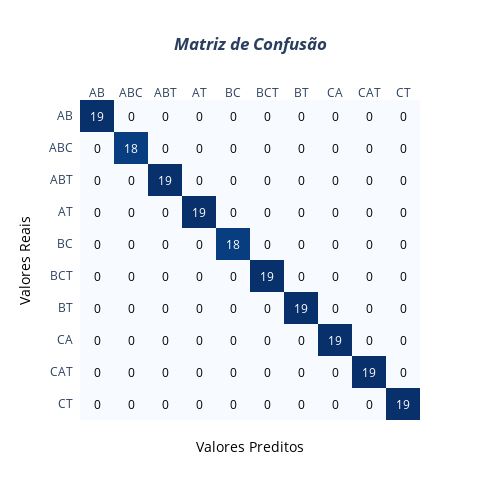

Here is the notebook cell this chart was saved with:
### Code cell
import plotly.figure_factory as ff

data = {'Real':    y_val,
        'Predito': y_pred}
df = pd.DataFrame(data, columns=['Real','Predito'])
confusion_matrix = pd.crosstab(df['Real'], df['Predito'], rownames=['Real'], colnames=['Predito'], margins = True)
cm = confusion_matrix.drop('All', axis=1).drop('All', axis=0)

c = cm.values[::-1]
x = list(cm.index)
y = x[::-1]
c_text = [[str(y) for y in x] for x in c]

fig = ff.create_annotated_heatmap(c, x=x, y=y, annotation_text=c_text, colorscale='blues')

# add title
fig.update_layout(title_text='<i><b>Matriz de Confusão</b></i>',
                  #xaxis = dict(title='Valores Preditos'),
                  #yaxis = dict(title='Valores Reais')
                  title_x=0.5,
                  autosize=False,
                  width=500,
                  height=500,
                 )

# add custom xaxis title
fig.add_annotation(dict(font=dict(color="black",size=14),
                        x=0.5,
                        y=-0.12,
                        showarrow=False,
                        text="Valores Preditos",
                        xref="paper",
                        yref="paper"))

fig.add_annotation(dict(font=dict(color="black",size=14),
                        x=-0.2,
                        y=0.5,
                        textangle=270,
                        showarrow=False,
                        text="Valores Reais",
                        xref="paper",
                        yref="paper"))
fig.write_image("fig1.svg")
fig.show()

### Figure 1 — Plotly figure (JSON) as saved in the notebook; plotly's stock layout.template omitted (floating-point values rounded to 4 significant figures)
{"data": [{"colorscale": [[0, "rgb(247,251,255)"], [0.125, "rgb(222,235,247)"], [0.25, "rgb(198,219,239)"], [0.375, "rgb(158,202,225)"], [0.5, "rgb(107,174,214)"], [0.625, "rgb(66,146,198)"], [0.75, "rgb(33,113,181)"], [0.875, "rgb(8,81,156)"], [1, "rgb(8,48,107)"]], "reversescale": false, "showscale": false, "type": "heatmap", "x": ["AB", "ABC", "ABT", "AT", "BC", "BCT", "BT", "CA", "CAT", "CT"], "y": ["CT", "CAT", "CA", "BT", "BCT", "BC", "AT", "ABT", "ABC", "AB"], "z": [[0, 0, 0, 0, 0, 0, 0, 0, 0, 19], [0, 0, 0, 0, 0, 0, 0, 0, 19, 0], [0, 0, 0, 0, 0, 0, 0, 19, 0, 0], [0, 0, 0, 0, 0, 0, 19, 0, 0, 0], [0, 0, 0, 0, 0, 19, 0, 0, 0, 0], [0, 0, 0, 0, 18, 0, 0, 0, 0, 0], [0, 0, 0, 19, 0, 0, 0, 0, 0, 0], [0, 0, 19, 0, 0, 0, 0, 0, 0, 0], [0, 18, 0, 0, 0, 0, 0, 0, 0, 0], [19, 0, 0, 0, 0, 0, 0, 0, 0, 0]]}], "layout": {"annotations": [{"font": {"color": "#000000"}, "showarrow": false, "text": "0", "x": "AB", "xref": "x", "y": "CT", "yref": "y"}, {"font": {"color": "#000000"}, "showarrow": false, "text": "0", "x": "ABC", "xref": "x", "y": "CT", "yref": "y"}, {"font": {"color": "#000000"}, "showarrow": false, "text": "0", "x": "ABT", "xref": "x", "y": "CT", "yref": "y"}, {"font": {"color": "#000000"}, "showarrow": false, "text": "0", "x": "AT", "xref": "x", "y": "CT", "yref": "y"}, {"font": {"color": "#000000"}, "showarrow": false, "text": "0", "x": "BC", "xref": "x", "y": "CT", "yref": "y"}, {"font": {"color": "#000000"}, "showarrow": false, "text": "0", "x": "BCT", "xref": "x", "y": "CT", "yref": "y"}, {"font": {"color": "#000000"}, "showarrow": false, "text": "0", "x": "BT", "xref": "x", "y": "CT", "yref": "y"}, {"font": {"color": "#000000"}, "showarrow": false, "text": "0", "x": "CA", "xref": "x", "y": "CT", "yref": "y"}, {"font": {"color": "#000000"}, "showarrow": false, "text": "0", "x": "CAT", "xref": "x", "y": "CT", "yref": "y"}, {"font": {"color": "#FFFFFF"}, "showarrow": false, "text": "19", "x": "CT", "xref": "x", "y": "CT", "yref": "y"}, {"font": {"color": "#000000"}, "showarrow": false, "text": "0", "x": "AB", "xref": "x", "y": "CAT", "yref": "y"}, {"font": {"color": "#000000"}, "showarrow": false, "text": "0", "x": "ABC", "xref": "x", "y": "CAT", "yref": "y"}, {"font": {"color": "#000000"}, "showarrow": false, "text": "0", "x": "ABT", "xref": "x", "y": "CAT", "yref": "y"}, {"font": {"color": "#000000"}, "showarrow": false, "text": "0", "x": "AT", "xref": "x", "y": "CAT", "yref": "y"}, {"font": {"color": "#000000"}, "showarrow": false, "text": "0", "x": "BC", "xref": "x", "y": "CAT", "yref": "y"}, {"font": {"color": "#000000"}, "showarrow": false, "text": "0", "x": "BCT", "xref": "x", "y": "CAT", "yref": "y"}, {"font": {"color": "#000000"}, "showarrow": false, "text": "0", "x": "BT", "xref": "x", "y": "CAT", "yref": "y"}, {"font": {"color": "#000000"}, "showarrow": false, "text": "0", "x": "CA", "xref": "x", "y": "CAT", "yref": "y"}, {"font": {"color": "#FFFFFF"}, "showarrow": false, "text": "19", "x": "CAT", "xref": "x", "y": "CAT", "yref": "y"}, {"font": {"color": "#000000"}, "showarrow": false, "text": "0", "x": "CT", "xref": "x", "y": "CAT", "yref": "y"}, {"font": {"color": "#000000"}, "showarrow": false, "text": "0", "x": "AB", "xref": "x", "y": "CA", "yref": "y"}, {"font": {"color": "#000000"}, "showarrow": false, "text": "0", "x": "ABC", "xref": "x", "y": "CA", "yref": "y"}, {"font": {"color": "#000000"}, "showarrow": false, "text": "0", "x": "ABT", "xref": "x", "y": "CA", "yref": "y"}, {"font": {"color": "#000000"}, "showarrow": false, "text": "0", "x": "AT", "xref": "x", "y": "CA", "yref": "y"}, {"font": {"color": "#000000"}, "showarrow": false, "text": "0", "x": "BC", "xref": "x", "y": "CA", "yref": "y"}, {"font": {"color": "#000000"}, "showarrow": false, "text": "0", "x": "BCT", "xref": "x", "y": "CA", "yref": "y"}, {"font": {"color": "#000000"}, "showarrow": false, "text": "0", "x": "BT", "xref": "x", "y": "CA", "yref": "y"}, {"font": {"color": "#FFFFFF"}, "showarrow": false, "text": "19", "x": "CA", "xref": "x", "y": "CA", "yref": "y"}, {"font": {"color": "#000000"}, "showarrow": false, "text": "0", "x": "CAT", "xref": "x", "y": "CA", "yref": "y"}, {"font": {"color": "#000000"}, "showarrow": false, "text": "0", "x": "CT", "xref": "x", "y": "CA", "yref": "y"}, {"font": {"color": "#000000"}, "showarrow": false, "text": "0", "x": "AB", "xref": "x", "y": "BT", "yref": "y"}, {"font": {"color": "#000000"}, "showarrow": false, "text": "0", "x": "ABC", "xref": "x", "y": "BT", "yref": "y"}, {"font": {"color": "#000000"}, "showarrow": false, "text": "0", "x": "ABT", "xref": "x", "y": "BT", "yref": "y"}, {"font": {"color": "#000000"}, "showarrow": false, "text": "0", "x": "AT", "xref": "x", "y": "BT", "yref": "y"}, {"font": {"color": "#000000"}, "showarrow": false, "text": "0", "x": "BC", "xref": "x", "y": "BT", "yref": "y"}, {"font": {"color": "#000000"}, "showarrow": false, "text": "0", "x": "BCT", "xref": "x", "y": "BT", "yref": "y"}, {"font": {"color": "#FFFFFF"}, "showarrow": false, "text": "19", "x": "BT", "xref": "x", "y": "BT", "yref": "y"}, {"font": {"color": "#000000"}, "showarrow": false, "text": "0", "x": "CA", "xref": "x", "y": "BT", "yref": "y"}, {"font": {"color": "#000000"}, "showarrow": false, "text": "0", "x": "CAT", "xref": "x", "y": "BT", "yref": "y"}, {"font": {"color": "#000000"}, "showarrow": false, "text": "0", "x": "CT", "xref": "x", "y": "BT", "yref": "y"}, {"font": {"color": "#000000"}, "showarrow": false, "text": "0", "x": "AB", "xref": "x", "y": "BCT", "yref": "y"}, {"font": {"color": "#000000"}, "showarrow": false, "text": "0", "x": "ABC", "xref": "x", "y": "BCT", "yref": "y"}, {"font": {"color": "#000000"}, "showarrow": false, "text": "0", "x": "ABT", "xref": "x", "y": "BCT", "yref": "y"}, {"font": {"color": "#000000"}, "showarrow": false, "text": "0", "x": "AT", "xref": "x", "y": "BCT", "yref": "y"}, {"font": {"color": "#000000"}, "showarrow": false, "text": "0", "x": "BC", "xref": "x", "y": "BCT", "yref": "y"}, {"font": {"color": "#FFFFFF"}, "showarrow": false, "text": "19", "x": "BCT", "xref": "x", "y": "BCT", "yref": "y"}, {"font": {"color": "#000000"}, "showarrow": false, "text": "0", "x": "BT", "xref": "x", "y": "BCT", "yref": "y"}, {"font": {"color": "#000000"}, "showarrow": false, "text": "0", "x": "CA", "xref": "x", "y": "BCT", "yref": "y"}, {"font": {"color": "#000000"}, "showarrow": false, "text": "0", "x": "CAT", "xref": "x", "y": "BCT", "yref": "y"}, {"font": {"color": "#000000"}, "showarrow": false, "text": "0", "x": "CT", "xref": "x", "y": "BCT", "yref": "y"}, {"font": {"color": "#000000"}, "showarrow": false, "text": "0", "x": "AB", "xref": "x", "y": "BC", "yref": "y"}, {"font": {"color": "#000000"}, "showarrow": false, "text": "0", "x": "ABC", "xref": "x", "y": "BC", "yref": "y"}, {"font": {"color": "#000000"}, "showarrow": false, "text": "0", "x": "ABT", "xref": "x", "y": "BC", "yref": "y"}, {"font": {"color": "#000000"}, "showarrow": false, "text": "0", "x": "AT", "xref": "x", "y": "BC", "yref": "y"}, {"font": {"color": "#FFFFFF"}, "showarrow": false, "text": "18", "x": "BC", "xref": "x", "y": "BC", "yref": "y"}, {"font": {"color": "#000000"}, "showarrow": false, "text": "0", "x": "BCT", "xref": "x", "y": "BC", "yref": "y"}, {"font": {"color": "#000000"}, "showarrow": false, "text": "0", "x": "BT", "xref": "x", "y": "BC", "yref": "y"}, {"font": {"color": "#000000"}, "showarrow": false, "text": "0", "x": "CA", "xref": "x", "y": "BC", "yref": "y"}, {"font": {"color": "#000000"}, "showarrow": false, "text": "0", "x": "CAT", "xref": "x", "y": "BC", "yref": "y"}, {"font": {"color": "#000000"}, "showarrow": false, "text": "0", "x": "CT", "xref": "x", "y": "BC", "yref": "y"}, {"font": {"color": "#000000"}, "showarrow": false, "text": "0", "x": "AB", "xref": "x", "y": "AT", "yref": "y"}, {"font": {"color": "#000000"}, "showarrow": false, "text": "0", "x": "ABC", "xref": "x", "y": "AT", "yref": "y"}, {"font": {"color": "#000000"}, "showarrow": false, "text": "0", "x": "ABT", "xref": "x", "y": "AT", "yref": "y"}, {"font": {"color": "#FFFFFF"}, "showarrow": false, "text": "19", "x": "AT", "xref": "x", "y": "AT", "yref": "y"}, {"font": {"color": "#000000"}, "showarrow": false, "text": "0", "x": "BC", "xref": "x", "y": "AT", "yref": "y"}, {"font": {"color": "#000000"}, "showarrow": false, "text": "0", "x": "BCT", "xref": "x", "y": "AT", "yref": "y"}, {"font": {"color": "#000000"}, "showarrow": false, "text": "0", "x": "BT", "xref": "x", "y": "AT", "yref": "y"}, {"font": {"color": "#000000"}, "showarrow": false, "text": "0", "x": "CA", "xref": "x", "y": "AT", "yref": "y"}, {"font": {"color": "#000000"}, "showarrow": false, "text": "0", "x": "CAT", "xref": "x", "y": "AT", "yref": "y"}, {"font": {"color": "#000000"}, "showarrow": false, "text": "0", "x": "CT", "xref": "x", "y": "AT", "yref": "y"}, {"font": {"color": "#000000"}, "showarrow": false, "text": "0", "x": "AB", "xref": "x", "y": "ABT", "yref": "y"}, {"font": {"color": "#000000"}, "showarrow": false, "text": "0", "x": "ABC", "xref": "x", "y": "ABT", "yref": "y"}, {"font": {"color": "#FFFFFF"}, "showarrow": false, "text": "19", "x": "ABT", "xref": "x", "y": "ABT", "yref": "y"}, {"font": {"color": "#000000"}, "showarrow": false, "text": "0", "x": "AT", "xref": "x", "y": "ABT", "yref": "y"}, {"font": {"color": "#000000"}, "showarrow": false, "text": "0", "x": "BC", "xref": "x", "y": "ABT", "yref": "y"}, {"font": {"color": "#000000"}, "showarrow": false, "text": "0", "x": "BCT", "xref": "x", "y": "ABT", "yref": "y"}, {"font": {"color": "#000000"}, "showarrow": false, "text": "0", "x": "BT", "xref": "x", "y": "ABT", "yref": "y"}, {"font": {"color": "#000000"}, "showarrow": false, "text": "0", "x": "CA", "xref": "x", "y": "ABT", "yref": "y"}, {"font": {"color": "#000000"}, "showarrow": false, "text": "0", "x": "CAT", "xref": "x", "y": "ABT", "yref": "y"}, {"font": {"color": "#000000"}, "showarrow": false, "text": "0", "x": "CT", "xref": "x", "y": "ABT", "yref": "y"}, {"font": {"color": "#000000"}, "showarrow": false, "text": "0", "x": "AB", "xref": "x", "y": "ABC", "yref": "y"}, {"font": {"color": "#FFFFFF"}, "showarrow": false, "text": "18", "x": "ABC", "xref": "x", "y": "ABC", "yref": "y"}, {"font": {"color": "#000000"}, "showarrow": false, "text": "0", "x": "ABT", "xref": "x", "y": "ABC", "yref": "y"}, {"font": {"color": "#000000"}, "showarrow": false, "text": "0", "x": "AT", "xref": "x", "y": "ABC", "yref": "y"}, {"font": {"color": "#000000"}, "showarrow": false, "text": "0", "x": "BC", "xref": "x", "y": "ABC", "yref": "y"}, {"font": {"color": "#000000"}, "showarrow": false, "text": "0", "x": "BCT", "xref": "x", "y": "ABC", "yref": "y"}, {"font": {"color": "#000000"}, "showarrow": false, "text": "0", "x": "BT", "xref": "x", "y": "ABC", "yref": "y"}, {"font": {"color": "#000000"}, "showarrow": false, "text": "0", "x": "CA", "xref": "x", "y": "ABC", "yref": "y"}, {"font": {"color": "#000000"}, "showarrow": false, "text": "0", "x": "CAT", "xref": "x", "y": "ABC", "yref": "y"}, {"font": {"color": "#000000"}, "showarrow": false, "text": "0", "x": "CT", "xref": "x", "y": "ABC", "yref": "y"}, {"font": {"color": "#FFFFFF"}, "showarrow": false, "text": "19", "x": "AB", "xref": "x", "y": "AB", "yref": "y"}, {"font": {"color": "#000000"}, "showarrow": false, "text": "0", "x": "ABC", "xref": "x", "y": "AB", "yref": "y"}, {"font": {"color": "#000000"}, "showarrow": false, "text": "0", "x": "ABT", "xref": "x", "y": "AB", "yref": "y"}, {"font": {"color": "#000000"}, "showarrow": false, "text": "0", "x": "AT", "xref": "x", "y": "AB", "yref": "y"}, {"font": {"color": "#000000"}, "showarrow": false, "text": "0", "x": "BC", "xref": "x", "y": "AB", "yref": "y"}, {"font": {"color": "#000000"}, "showarrow": false, "text": "0", "x": "BCT", "xref": "x", "y": "AB", "yref": "y"}, {"font": {"color": "#000000"}, "showarrow": false, "text": "0", "x": "BT", "xref": "x", "y": "AB", "yref": "y"}, {"font": {"color": "#000000"}, "showarrow": false, "text": "0", "x": "CA", "xref": "x", "y": "AB", "yref": "y"}, {"font": {"color": "#000000"}, "showarrow": false, "text": "0", "x": "CAT", "xref": "x", "y": "AB", "yref": "y"}, {"font": {"color": "#000000"}, "showarrow": false, "text": "0", "x": "CT", "xref": "x", "y": "AB", "yref": "y"}, {"font": {"color": "black", "size": 14}, "showarrow": false, "text": "Valores Preditos", "x": 0.5, "xref": "paper", "y": -0.12, "yref": "paper"}, {"font": {"color": "black", "size": 14}, "showarrow": false, "text": "Valores Reais", "textangle": -90, "x": -0.2, "xref": "paper", "y": 0.5, "yref": "paper"}], "autosize": false, "height": 500, "title": {"text": "<i><b>Matriz de Confusão</b></i>", "x": 0.5}, "width": 500, "xaxis": {"dtick": 1, "gridcolor": "rgb(0, 0, 0)", "side": "top", "ticks": ""}, "yaxis": {"dtick": 1, "ticks": "", "ticksuffix": "  "}}}
